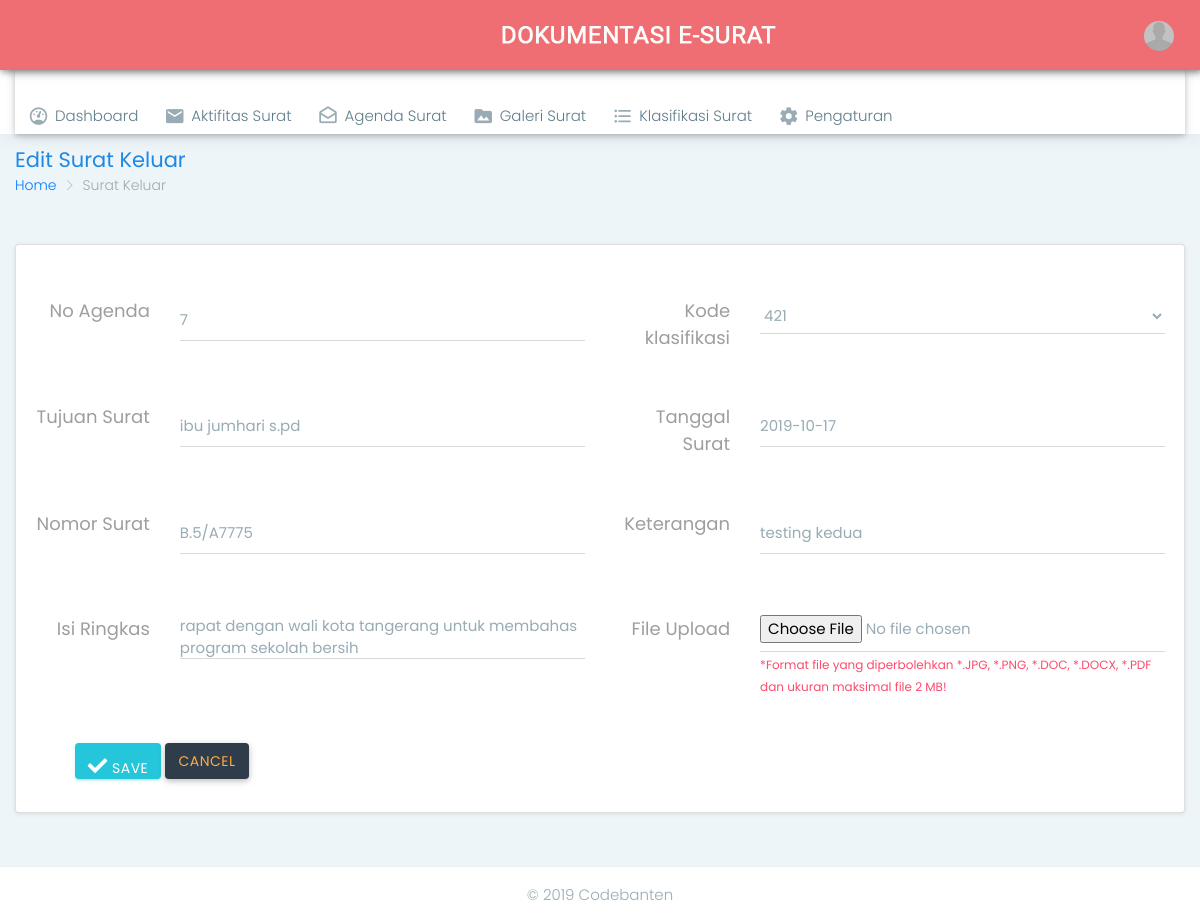
Screenshot of /admin.php?page=tsk&act=edit&id_surat=7 (signed in) with the database file from the repository.
### tables this page shows
CREATE TABLE `tbl_surat_keluar` (
  `id_surat` int(10) NOT NULL AUTO_INCREMENT,
  `no_agenda` int(10) NOT NULL,
  `tujuan` varchar(250) NOT NULL,
  `no_surat` varchar(50) NOT NULL,
  `isi` mediumtext NOT NULL,
  `kode` varchar(30) NOT NULL,
  `tgl_surat` date NOT NULL,
  `tgl_catat` date NOT NULL,
  `file` varchar(250) NOT NULL,
  `keterangan` varchar(250) NOT NULL,
  `id_user` tinyint(2) NOT NULL,
  PRIMARY KEY (`id_surat`)
);

### edit_surat_keluar.php (the view, shortened to what this page needs)
<?php
    if(empty($_SESSION['admin'])){
        $_SESSION['err'] = '<center>Anda harus login terlebih dahulu!</center>';
        header("Location: ./");
        die();
    } else {
        if(isset($_REQUEST['submit'])){
            if($_REQUEST['no_agenda'] == "" || $_REQUEST['no_surat'] == "" || $_REQUEST['tujuan'] == "" || $_REQUEST['isi'] == ""
                || $_REQUEST['kode'] == "" || $_REQUEST['tgl_surat'] == ""  || $_REQUEST['keterangan'] == ""){
                    $_SESSION['errEmpty'] = 'ERROR! Semua form wajib diisi';
                    echo '<script language="javascript">window.history.back();</script>';
            } else {
                $id_surat = $_REQUEST['id_surat'];
                $no_agenda = $_REQUEST['no_agenda'];
                $no_surat = $_REQUEST['no_surat'];
                $tujuan = $_REQUEST['tujuan'];
                $isi = $_REQUEST['isi'];
                $kode = substr($_REQUEST['kode'],0,30);
                $nkode = trim($kode);
                $tgl_surat = $_REQUEST['tgl_surat'];
                $keterangan = $_REQUEST['keterangan'];
                $id_user = $_SESSION['id_user'];
                if(!preg_match("/^[0-9]*$/", $no_agenda)){
                    $_SESSION['no_agendak'] = 'Form Nomor Agenda harus diisi angka!';
                    echo '<script language="javascript">window.history.back();</script>';
                } else {
                    if(!preg_match("/^[a-zA-Z0-9.\/ -]*$/", $no_surat)){
                        $_SESSION['no_suratk'] = 'Form No Surat hanya boleh mengandung karakter huruf, angka, spasi, titik(.), minus(-) dan garis miring(/)';
                        echo '<script language="javascript">window.history.back();</script>';
                    } else {
                        if(!preg_match("/^[a-zA-Z0-9.,() \/ -]*$/", $tujuan)){
                            $_SESSION['tujuan_surat'] = 'Form Tujuan Surat hanya boleh mengandung karakter huruf, angka, spasi, titik(.), koma(,), minus(-),kurung() dan garis miring(/)';
                            echo '<script language="javascript">window.history.back();</script>';
                        } else {
                            if(!preg_match("/^[a-zA-Z0-9.,_()%&@\/\r\n -]*$/", $isi)){
                                $_SESSION['isik'] = 'Form Isi Ringkas hanya boleh mengandung karakter huruf, angka, spasi, titik(.), koma(,), minus(-), garis miring(/), kurung(), underscore(_), dan(&) persen(%) dan at(@)';
                                echo '<script language="javascript">window.history.back();</script>';
                            } else {
                                if(!preg_match("/^[a-zA-Z0-9., ]*$/", $nkode)){
                                    $_SESSION['kodek'] = 'Form Kode Klasifikasi hanya boleh mengandung karakter huruf, angka, spasi, titik(.) dan koma(,)';
                                    echo '<script language="javascript">window.history.back();</script>';
                                } else {
                                    if(!preg_match("/^[0-9.-]*$/", $tgl_surat)){
                                        $_SESSION['tgl_suratk'] = 'Form Tanggal Surat hanya boleh mengandung angka dan minus(-)';
                                        echo '<script language="javascript">window.history.back();</script>';
                                    } else {
                                        if(!preg_match("/^[a-zA-Z0-9.,()\/ -]*$/", $keterangan)){
                                            $_SESSION['keterangank'] = 'Form Keterangan hanya boleh mengandung karakter huruf, angka, spasi, titik(.), koma(,), minus(-), garis miring(/), dan kurung()';
                                            echo '<script language="javascript">window.history.back();</script>';
                                        } else {
                                            $ekstensi = array('jpg','png','jpeg','doc','docx','pdf');
                                            $file = $_FILES['file']['name'];
                                            $x = explode('.', $file);
                                            $eks = strtolower(end($x));
                                            $ukuran = $_FILES['file']['size'];
                                            $target_dir = "upload/surat_keluar/";
                                            if($file != ""){
                                                $rand = rand(1,10000);
                                                $nfile = $rand."-".$file;
                                                if(in_array($eks, $ekstensi) == true){
                                                    if($ukuran < 2500000){
                                                        $id_surat = $_REQUEST['id_surat'];
                                                        $query = mysqli_query($config, "SELECT file FROM tbl_surat_keluar WHERE id_surat='$id_surat'");
                                                        list($file) = mysqli_fetch_array($query);
                                                        if(!empty($file)){
                                                            unlink($target_dir.$file);
                                                            move_uploaded_file($_FILES['file']['tmp_name'], $target_dir.$nfile);
                                                            $query = mysqli_query($config, "UPDATE tbl_surat_keluar SET no_agenda='$no_agenda',tujuan='$tujuan',no_surat='$no_surat',isi='$isi',kode='$nkode',tgl_surat='$tgl_surat',file='$nfile',keterangan='$keterangan',id_user='$id_user' WHERE id_surat='$id_surat'");
                                                            if($query == true){
                                                                $_SESSION['succEdit'] = 'SUKSES! Data berhasil diupdate';
                                                                header("Location: ./admin.php?page=tsk");
                                                                die();
                                                            } else {
                                                                $_SESSION['errQ'] = 'ERROR! Ada masalah dengan query';
                                                                echo '<script language="javascript">window.history.back();</script>';
                                                            }
                                                        } else {
                                                            move_uploaded_file($_FILES['file']['tmp_name'], $target_dir.$nfile);
                                                            $query = mysqli_query($config, "UPDATE tbl_surat_keluar SET no_agenda='$no_agenda',tujuan='$tujuan',no_surat='$no_surat',isi='$isi',kode='$nkode',tgl_surat='$tgl_surat',file='$nfile',keterangan='$keterangan',id_user='$id_user' WHERE id_surat='$id_surat'");
                                                            if($query == true){
                                                                $_SESSION['succEdit'] = 'SUKSES! Data berhasil diupdate';
                                                                header("Location: ./admin.php?page=tsk");
                                                                die();
                                                            } else {
                                                                $_SESSION['errQ'] = 'ERROR! Ada masalah dengan query';
                                                                echo '<script language="javascript">window.history.back();</script>';
                                                            }
                                                        }
                                                    } else {
                                                        $_SESSION['errSize'] = 'Ukuran file yang diupload terlalu besar!';
                                                        echo '<script language="javascript">window.history.back();</script>';
                                                    }
                                                } else {
                                                    $_SESSION['errFormat'] = 'Format file yang diperbolehkan hanya *.JPG, *.PNG, *.DOC, *.DOCX atau *.PDF!';
                                                    echo '<script language="javascript">window.history.back();</script>';
                                                }
                                            } else {
                                                $id_surat = $_REQUEST['id_surat'];
                                                $query = mysqli_query($config, "UPDATE tbl_surat_keluar SET no_agenda='$no_agenda',tujuan='$tujuan',no_surat='$no_surat',isi='$isi',kode='$nkode',tgl_surat='$tgl_surat',keterangan='$keterangan',id_user='$id_user' WHERE id_surat='$id_surat'");
                                                if($query == true){
                                                    $_SESSION['succEdit'] = 'SUKSES! Data berhasil diupdate';
                                                    header("Location: ./admin.php?page=tsk");
                                                    die();
                                                } else {
                                                    $_SESSION['errQ'] = 'ERROR! Ada masalah dengan query';
                                                    echo '<script language="javascript">window.history.back();</script>';
                                                }
                                            }
                                        }
                                    }
                                }
                            }
                        }
                    }
                }
            }
        } else {
            $id_surat = mysqli_real_escape_string($config, $_REQUEST['id_surat']);
            $query = mysqli_query($config, "SELECT id_surat, no_agenda, tujuan, no_surat, isi, kode, tgl_surat, file, keterangan, id_user FROM tbl_surat_keluar WHERE id_surat='$id_surat'");
            list($id_surat, $no_agenda, $tujuan, $no_surat, $isi, $kode, $tgl_surat, $file, $keterangan, $id_user) = mysqli_fetch_array($query);
            if($_SESSION['id_user'] != $id_user AND $_SESSION['id_user'] != 1){
                echo '<script language="javascript">
                        window.alert("ERROR! Anda tidak memiliki hak akses untuk mengedit data ini");
                        window.location.href="./admin.php?page=tsk";
                      </script>';
            } else {?>
 <div class="container-fluid">
    <div class="row page-titles">
        <div class="col-md-5 col-8 align-self-center">
            <h3 class="text-themecolor m-b-0 m-t-0">Edit Surat Keluar</h3>
            <ol class="breadcrumb">
                <li class="breadcrumb-item"><a href="javascript:void(0)">Home</a></li>
                <li class="breadcrumb-item active">Surat Keluar</li>
            </ol>
        </div>
    </div>
                <div class="row">
    <div class="col-12">
        <div class="card">
            <div class="card-body">
                <h4 class="card-title">Input Surat Keluar</h4>
                    <form class="form-material m-t-10" method="POST" action="?page=tsk&act=edit" enctype="multipart/form-data">
                    <div class="row">
                    <div class="col-md-6">
                        <div class="form-group row">
                            <label class="control-label text-right col-md-3">No Agenda</label>
                            <div class="col-md-9">
                            <input id="no_agenda" type="number" class="form-control form-control-line" value="<?= $no_agenda?>" name="no_agenda" required>
                            </div>
                        </div>
                    </div>
                    <div class="col-md-6">
                        <div class="form-group row">
                            <label class="control-label text-right col-md-3">Kode klasifikasi</label>
                            <div class="col-md-9">
                                <select id="kode" type="text" class="form-control form-control-line" name="kode" required>
                                <option value="<?= $data[kode];?>"><?= $kode;?></option>
                            </select>
                            </div>
                        </div>
                    </div>
                </div>
                <div class="row">
                    <div class="col-md-6">
                        <div class="form-group row">
                            <label class="control-label text-right col-md-3">Tujuan Surat</label>
                            <div class="col-md-9">
                            <input id="tujuan" type="text" class="form-control form-control-line" name="tujuan" value="<?= $tujuan;?>" required>
                            </div>
                        </div>
                    </div>
                    <div class="col-md-6">
                        <div class="form-group row">
                             <label class="control-label text-right col-md-3">Tanggal Surat</label>
                            <div class="col-md-9">
                            <input id="mdate" type="text" name="tgl_surat" class="form-control form-control-line" value="<?= $tgl_surat;?>" required>
                            </div>
                        </div>
                        </div>
                    </div>
                    <div class="row">
                    <div class="col-md-6">
                        <div class="form-group row">
                            <label class="control-label text-right col-md-3">Nomor Surat</label>
                            <div class="col-md-9">
                            <input id="no_surat" type="text" class="form-control form-control-line" name="no_surat" value="<?= $no_surat;?>" required>
                                </div>
                           </div>
                    </div>
                    <div class="col-md-6">
                        <div class="form-group row">
                            <label class="control-label text-right col-md-3">Keterangan</label>
                            <div class="col-md-9">
                            <input  type="text" class="form-control form-control-line" name="keterangan" value="<?= $keterangan;?>" required>
                            </div>
                        </div>
                    </div>
                </div>
                <div class="row">
                    <div class="col-md-6">
                        <div class="form-group row">
                            <label class="control-label text-right col-md-3">Isi Ringkas</label>
                            <div class="col-md-9">
                            <textarea id="isi" class="materialize-textarea form-control form-control-line" name="isi" required><?= $isi;?></textarea>
                            </div>
                        </div>
                    </div>
                    <div class="col-md-6">
                        <div class="form-group row">
                            <label class="control-label text-right col-md-3">File Upload</label>
                            <div class="col-md-9">
                                <input type="file" id="file" name="file" value="<?= $file;?>" class="form-control form-control-line" >
                                    <small class="text-danger">*Format file yang diperbolehkan *.JPG, *.PNG, *.DOC, *.DOCX, *.PDF dan ukuran maksimal file 2 MB!</small>
                                </div>
                            </div>
                        </div>
                    </div>
                    <div  style="margin-left: 40px;">
                        <button type="submit" name="submit" class="btn btn-success"> <i class="fa fa-check"></i> Save</button>
                        <a href="?page=tsk" class="btn btn-inverse">Cancel</a>
                    </div>
                </form>
            </div>
         </div>
     </div>
  </div>
<?php
            }
        }
    }
?>

### rows the page displays
tbl_surat_keluar: no_agenda "7", kode "421", tujuan "ibu jumhari s.pd", tgl_surat "2019-10-17", no_surat "B.5/A7775", keterangan "testing kedua", isi "rapat dengan wali kota tangerang untuk membahas program sekolah bersih"
